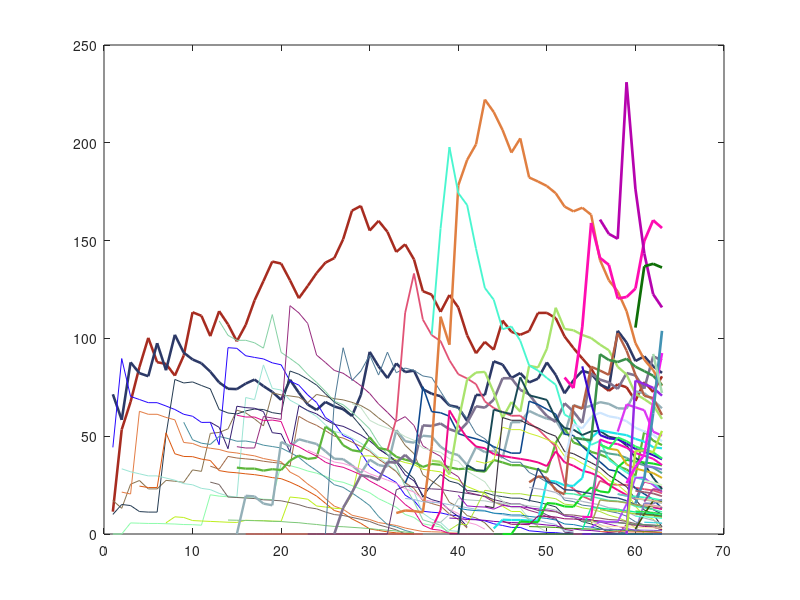

The MATLAB source for this figure: (Note: this script raises an error after producing the figure.)
clear
close all

%%%%%%%%%%%%%%%%%%%%%%%%%%%%%%%%%%%%%%%%%%%%%%%%%%%%%%%%%%%%%%%%%%%%%%%%%%%
% UltraHardCore Team Selector
%%%%%%%%%%%%%%%%%%%%%%%%%%%%%%%%%%%%%%%%%%%%%%%%%%%%%%%%%%%%%%%%%%%%%%%%%%%
% This code was made to randomly assemble teams for The Diorite Experts
% UltraHardCore. However, this code can also be used for different UHC
% competitions, providing a similar ranking system is adopted.
% See more at: https://github.com/Snodog627/TheDioriteExpertsUHC

% The code at first defines the players and their scores. The players that
% are participating in the current season are then selected and some
% simulation criteria may be specified. New players' scores are denoted by
% NaN.

%% Information
addpath('Data','Functions','Figures')
load('DataS61.mat')

%% Visualization
NoP = size(Players,2);
NoS = size(Seasons,2);
legdata = cell(NoP,1);
for i = 1:NoP
    if ~isnan(Players(i).RankPosition(NoS))
        LineSize = 2*(1 - (Players(i).RankPosition(NoS)-0.5)/NoP);
    else
        LineSize = 0.1;
    end
    Col = rand(1,3);
    legdata{i} = Players(i).PlayerName;
    
    figure(1)
    plot(1:NoS,Players(i).RankHistory,'LineWidth',LineSize,'Color',Col)
    hold on
end
legend(legdata,'location','southoutside','Interpreter','none', "Orientation", "horizontal", ...
    "NumColumns", 5)
